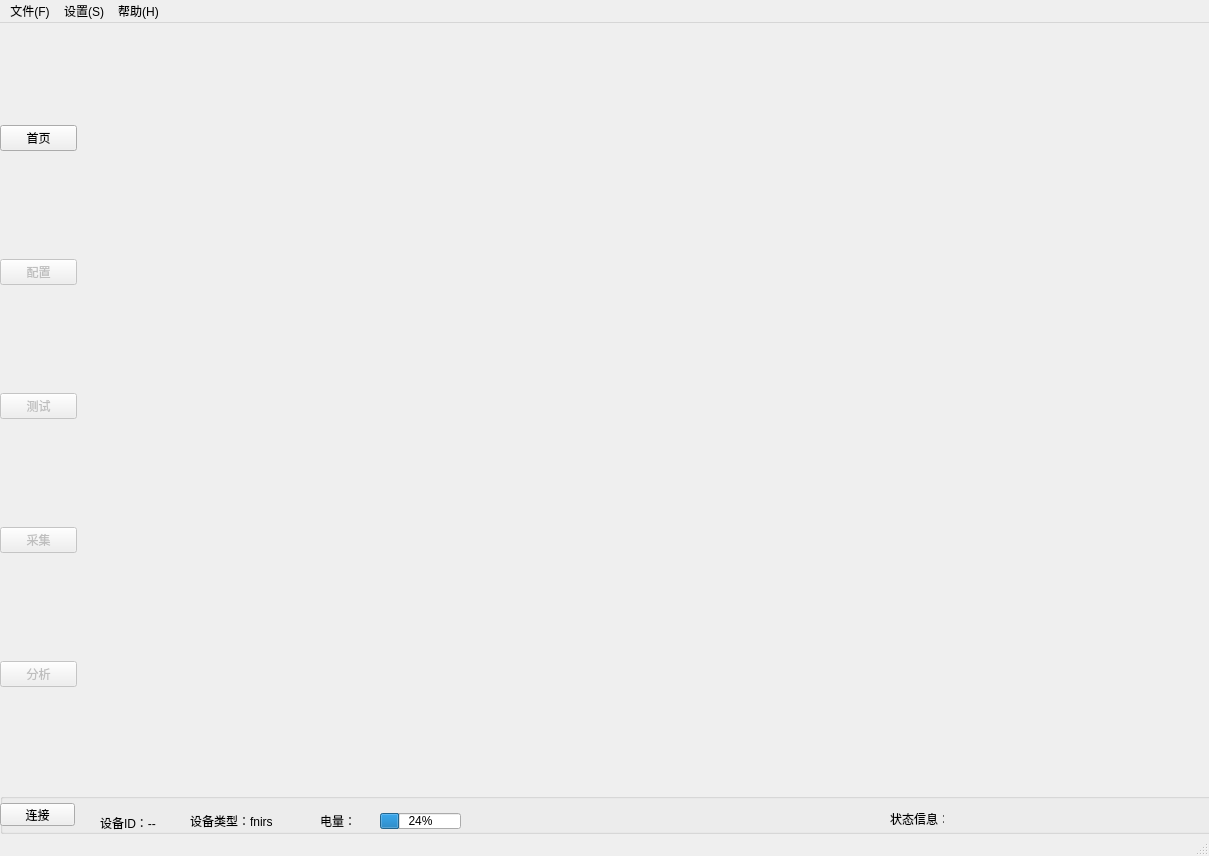
<?xml version="1.0" encoding="UTF-8"?>
<ui version="4.0">
 <class>MainWindow</class>
 <widget class="QMainWindow" name="MainWindow">
  <property name="geometry">
   <rect>
    <x>0</x>
    <y>0</y>
    <width>1209</width>
    <height>856</height>
   </rect>
  </property>
  <property name="windowTitle">
   <string>MainWindow</string>
  </property>
  <widget class="QWidget" name="centralwidget">
   <widget class="QGroupBox" name="groupBox">
    <property name="geometry">
     <rect>
      <x>0</x>
      <y>770</y>
      <width>1241</width>
      <height>41</height>
     </rect>
    </property>
    <property name="title">
     <string/>
    </property>
    <widget class="QPushButton" name="pushButton">
     <property name="geometry">
      <rect>
       <x>0</x>
       <y>10</y>
       <width>75</width>
       <height>23</height>
      </rect>
     </property>
     <property name="text">
      <string>连接</string>
     </property>
    </widget>
    <widget class="QLabel" name="label">
     <property name="geometry">
      <rect>
       <x>100</x>
       <y>20</y>
       <width>71</width>
       <height>20</height>
      </rect>
     </property>
     <property name="text">
      <string>设备ID：--</string>
     </property>
    </widget>
    <widget class="QLabel" name="label_3">
     <property name="geometry">
      <rect>
       <x>190</x>
       <y>20</y>
       <width>101</width>
       <height>16</height>
      </rect>
     </property>
     <property name="text">
      <string>设备类型：fnirs</string>
     </property>
    </widget>
    <widget class="QLabel" name="label_2">
     <property name="geometry">
      <rect>
       <x>320</x>
       <y>20</y>
       <width>61</width>
       <height>16</height>
      </rect>
     </property>
     <property name="text">
      <string>电量：</string>
     </property>
    </widget>
    <widget class="QProgressBar" name="progressBar">
     <property name="geometry">
      <rect>
       <x>380</x>
       <y>20</y>
       <width>81</width>
       <height>16</height>
      </rect>
     </property>
     <property name="value">
      <number>24</number>
     </property>
    </widget>
    <widget class="QLabel" name="label_4">
     <property name="geometry">
      <rect>
       <x>890</x>
       <y>20</y>
       <width>54</width>
       <height>12</height>
      </rect>
     </property>
     <property name="text">
      <string>状态信息：</string>
     </property>
    </widget>
   </widget>
   <widget class="QWidget" name="verticalLayoutWidget">
    <property name="geometry">
     <rect>
      <x>0</x>
      <y>0</y>
      <width>77</width>
      <height>771</height>
     </rect>
    </property>
    <layout class="QVBoxLayout" name="verticalLayout_3">
     <item>
      <widget class="QPushButton" name="pushButton_2">
       <property name="text">
        <string>首页</string>
       </property>
      </widget>
     </item>
     <item>
      <widget class="QPushButton" name="pushButton_3">
       <property name="enabled">
        <bool>false</bool>
       </property>
       <property name="text">
        <string>配置</string>
       </property>
      </widget>
     </item>
     <item>
      <widget class="QPushButton" name="pushButton_6">
       <property name="enabled">
        <bool>false</bool>
       </property>
       <property name="text">
        <string>测试</string>
       </property>
      </widget>
     </item>
     <item>
      <widget class="QPushButton" name="pushButton_4">
       <property name="enabled">
        <bool>false</bool>
       </property>
       <property name="text">
        <string>采集</string>
       </property>
      </widget>
     </item>
     <item>
      <widget class="QPushButton" name="pushButton_5">
       <property name="enabled">
        <bool>false</bool>
       </property>
       <property name="text">
        <string>分析</string>
       </property>
      </widget>
     </item>
    </layout>
   </widget>
   <widget class="QWidget" name="widget" native="true">
    <property name="geometry">
     <rect>
      <x>70</x>
      <y>0</y>
      <width>1151</width>
      <height>771</height>
     </rect>
    </property>
   </widget>
  </widget>
  <widget class="QMenuBar" name="menubar">
   <property name="geometry">
    <rect>
     <x>0</x>
     <y>0</y>
     <width>1209</width>
     <height>23</height>
    </rect>
   </property>
   <widget class="QMenu" name="menu_F">
    <property name="title">
     <string>文件(F)</string>
    </property>
    <addaction name="actionSave"/>
    <addaction name="actionExit"/>
   </widget>
   <widget class="QMenu" name="menu">
    <property name="title">
     <string>设置(S)</string>
    </property>
   </widget>
   <widget class="QMenu" name="menu_2">
    <property name="title">
     <string>帮助(H)</string>
    </property>
    <addaction name="actionAbout"/>
   </widget>
   <addaction name="menu_F"/>
   <addaction name="menu"/>
   <addaction name="menu_2"/>
  </widget>
  <widget class="QStatusBar" name="statusbar"/>
  <action name="actionSave">
   <property name="text">
    <string>Save</string>
   </property>
  </action>
  <action name="actionExit">
   <property name="text">
    <string>Exit</string>
   </property>
  </action>
  <action name="actionAbout">
   <property name="text">
    <string>About</string>
   </property>
  </action>
 </widget>
 <resources/>
 <connections/>
</ui>
